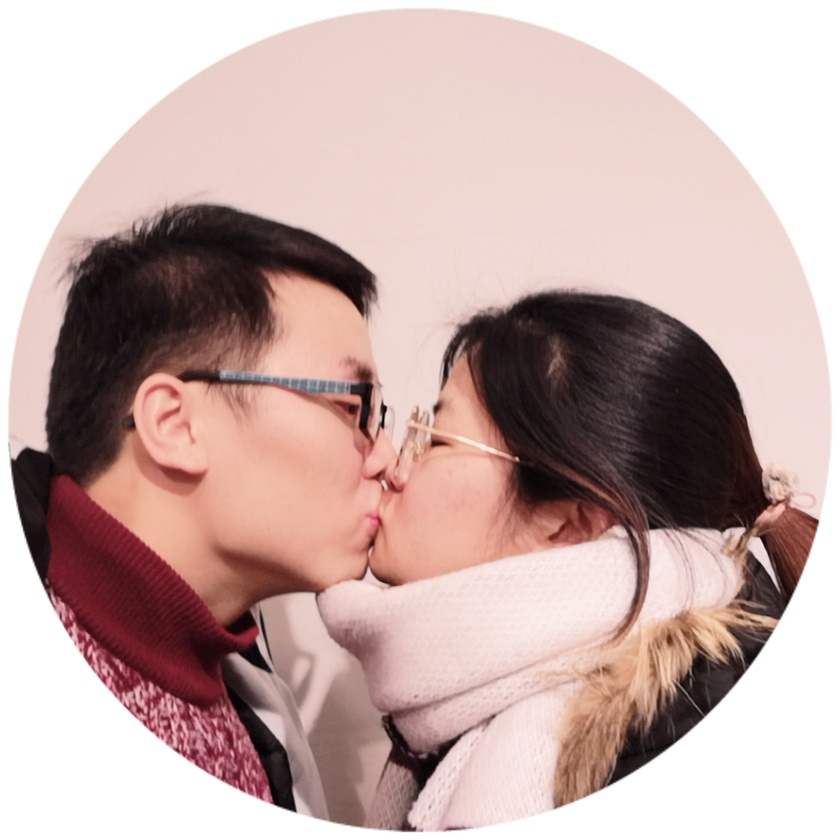
#> input picture 1.jpg, 840 x 840 px, shrunk from 1080 x 1080 before the run
$ python opencv2.py
#> lines starting #> are read from the running program, lines starting #| are printed output that depends on the picture; after the words box and inside, x2 and y2 are one past the last pixel; in counts of white or black regions, pixels touching at a corner belong together
import random
import turtle
import cv2
import numpy as np
f = cv2.imread('1.jpg',8)
#> f is the input picture: shape (840, 840, 3); mean B, G, R 167.6, 171.6, 196.4
cv2.namedWindow('123',cv2.WINDOW_NORMAL)
f[:123,:123,1]=0
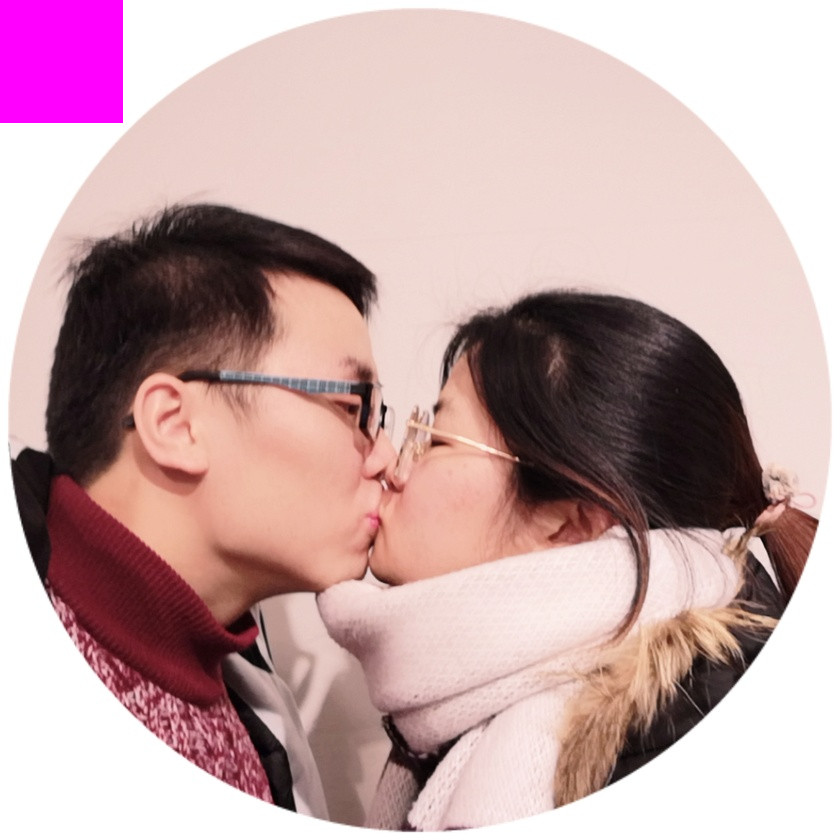
#> f: shape (840, 840, 3); 2.14% of pixels changed, all inside (x1, y1, x2, y2) = (0, 0, 123, 123)
cv2.imshow('123',f)
cv2.waitKey()
cv2.destroyAllWindows()

$ run again, with 456.jpg copied over 1.jpg
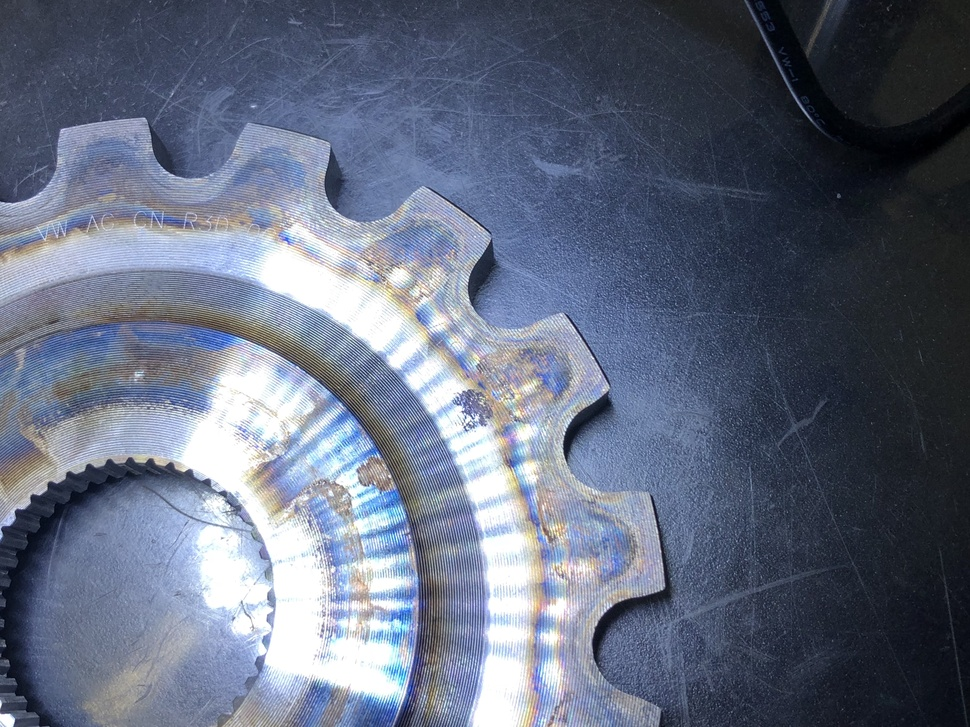
#> input picture 456.jpg, 970 x 727 px, shrunk from 4032 x 3024 before the run
#> f is the input picture: shape (727, 970, 3); mean B, G, R 127.3, 108, 99.4
#> `f[:123,:123,1]=0`:
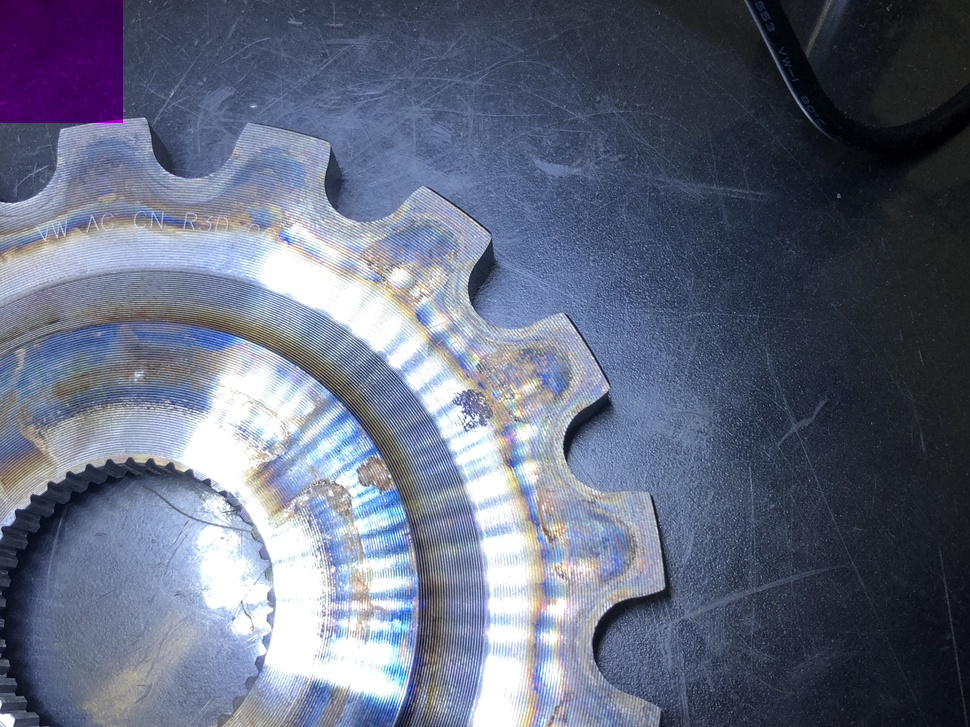
#> f: shape (727, 970, 3); 2.15% of pixels changed, all inside (x1, y1, x2, y2) = (0, 0, 123, 123)

$ run again, with 789.jpg copied over 1.jpg
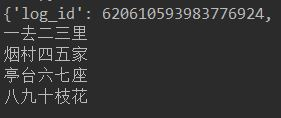
#> input picture 789.jpg, 281 x 118 px
#> f is the input picture: shape (118, 281, 3); mean B, G, R 50.9, 50.9, 50.9
#> `f[:123,:123,1]=0`:
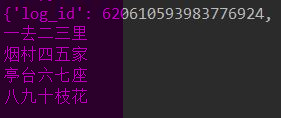
#> f: shape (118, 281, 3); mean B, G, R 50.9, 26.3, 50.9
